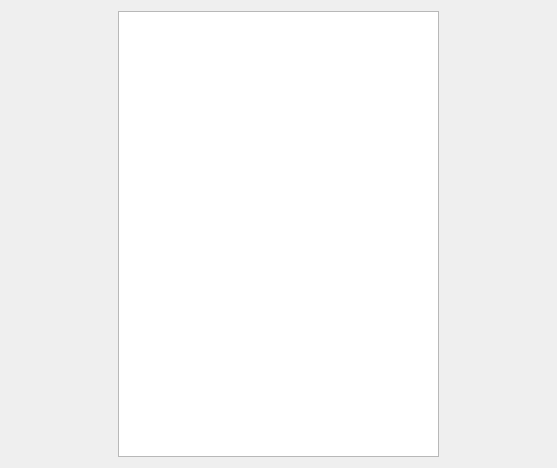
<?xml version="1.0" encoding="UTF-8"?>
<ui version="4.0">
 <class>StationCallWindow</class>
 <widget class="QDialog" name="StationCallWindow">
  <property name="geometry">
   <rect>
    <x>0</x>
    <y>0</y>
    <width>557</width>
    <height>468</height>
   </rect>
  </property>
  <property name="windowTitle">
   <string>工位呼叫窗口</string>
  </property>
  <layout class="QGridLayout" name="gridLayout" columnstretch="1,3,1">
   <item row="0" column="1">
    <widget class="QTableWidget" name="startmpWidget"/>
   </item>
   <item row="0" column="0">
    <spacer name="horizontalSpacer">
     <property name="orientation">
      <enum>Qt::Horizontal</enum>
     </property>
     <property name="sizeHint" stdset="0">
      <size>
       <width>40</width>
       <height>20</height>
      </size>
     </property>
    </spacer>
   </item>
   <item row="0" column="2">
    <spacer name="horizontalSpacer_2">
     <property name="orientation">
      <enum>Qt::Horizontal</enum>
     </property>
     <property name="sizeHint" stdset="0">
      <size>
       <width>40</width>
       <height>20</height>
      </size>
     </property>
    </spacer>
   </item>
  </layout>
 </widget>
 <resources/>
 <connections/>
</ui>
